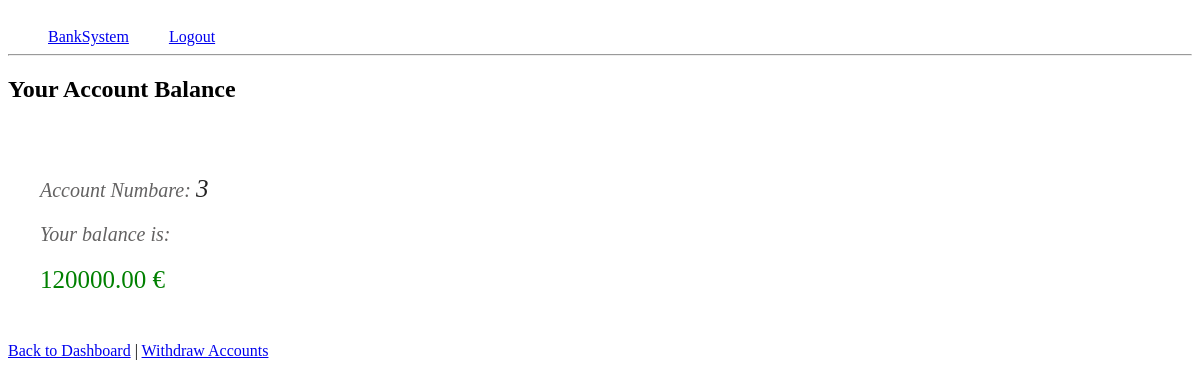
The app's page /show-balance/3/ (signed in), older data.
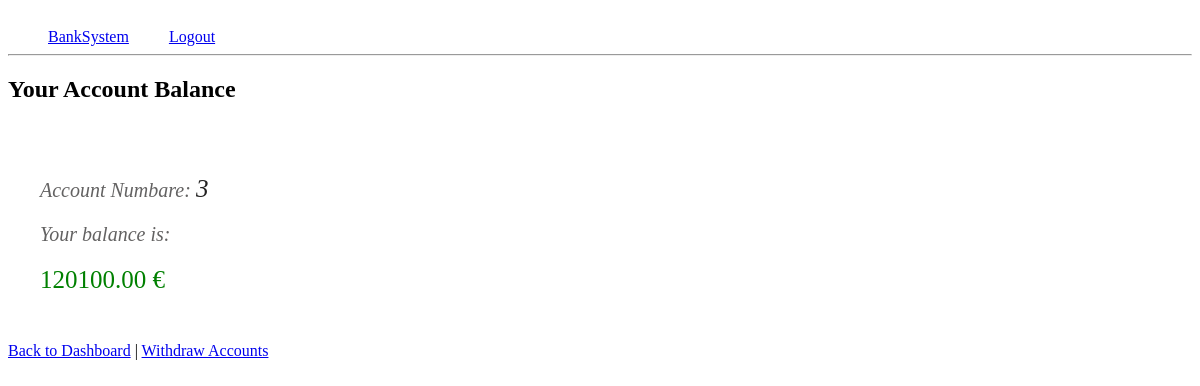
The same page, newer data.
### banksystem/models.py (models this page shows, shortened)
class BankAccount(models.Model):
    customer = models.ForeignKey(Customer, on_delete=models.CASCADE)
    account_number = models.CharField(max_length=20, unique=True)
    balance = models.DecimalField(max_digits=10, decimal_places=2)

### banksystem/views.py (the view)
# urls.py: path("show-balance/<str:account_number>/", show_balance, name="show_balance"),
def show_balance(request, account_number):
    customer = request.user.customer
    accounts = BankAccount.objects.filter(customer=customer)
    account = accounts.filter(account_number=account_number).first()
    if account:
        return render(request, "show_balance.html", {"account": account})
    else:
        return render(request, "account_not_found.html")

### templates/show_balance.html (shortened to what this page needs)
{% load custom_filters %}
<html>
  <head>
    <link
      rel="stylesheet"
      href="https://dhbhdrzi4tiry.cloudfront.net/cdn/sites/foundation.min.css"
    />
    <link rel="stylesheet" href="../../static/style.css" />
  </head>
  <div class="row logout-div">
    <a class="" href="{% url ''%}">BankSystem</a>
    <a class="logout" href="{% url 'user-logout'%}">Logout</a>
  </div>
  <hr />
  <div class="row small-up-1 medium-up-2 large-up-3">
    <h2>Your Account Balance</h2>
    <div class="callout small-12 primary">
      <p class="show-balance">
        Account Numbare:
        <span class="account-name">{{account.account_number}}</span>
      </p>
      <p class="show-balance">Your balance is:</p>
      <span class="balance-green">{{ account.balance }} €</span>
    </div>
    <p>
      <a href="{% url 'customer_dashboard' %}">Back to Dashboard</a> |
      <a href="{% url 'withdraw' account_number=account.account_number %}"
        >Withdraw Accounts</a
      >
    </p>
  </div>
</html>

Row changes from the older to the newer data that the page shows:
changed BankAccount: balance "120000.00" → "120100.00"
